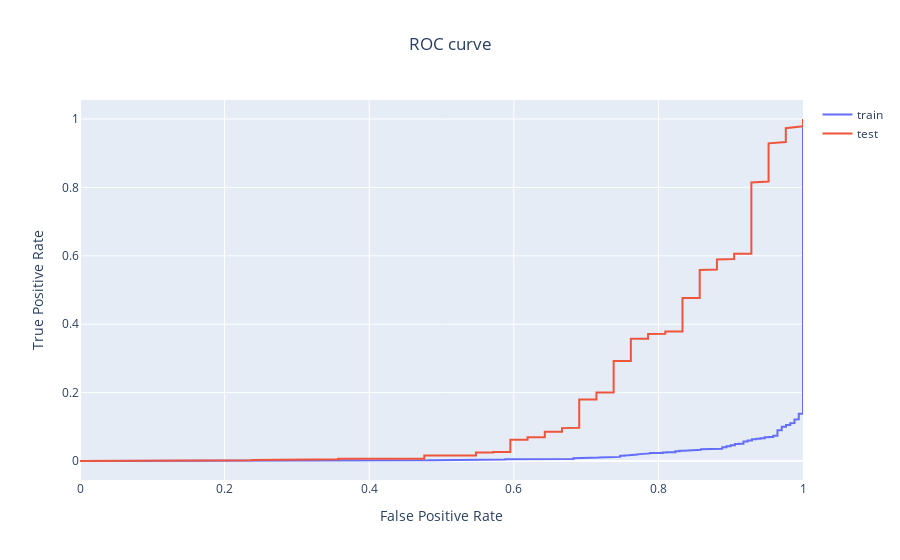

Write notebook code for a chart like this one.
### Code cell
# Visualize ROC curves
probas_train = gridsearch.predict_proba(X_train)[:,1]
precisions, recalls, thresholds = roc_curve(y_train, probas_train)
fig = go.Figure(
    data = go.Scatter(
        name = 'train',
        x = recalls, 
        y = precisions, 
        mode = 'lines'
    ),
    layout = go.Layout(
        title = go.layout.Title(text = "ROC curve", x = 0.5),
        xaxis = go.layout.XAxis(title = 'False Positive Rate'),
        yaxis = go.layout.YAxis(title = 'True Positive Rate')
    )
)

probas_test = gridsearch.predict_proba(X_test)[:,1]
precisions, recalls, thresholds = roc_curve(y_test, probas_test)
fig.add_trace(go.Scatter(
    name = 'test',
    x = recalls, 
    y = precisions, 
    mode = 'lines'
    )
)
fig.show()

### Figure 1 — Plotly figure (JSON) as saved in the notebook; plotly's stock layout.template omitted (floating-point values rounded to 4 significant figures; data arrays with more than 128 entries replaced by an {"elided": "..."} marker saying what was removed)
{"data": [{"mode": "lines", "name": "train", "type": "scatter", "x": {"elided": "1192 float values"}, "y": {"elided": "1192 float values"}}, {"mode": "lines", "name": "test", "type": "scatter", "x": {"elided": "259 float values"}, "y": {"elided": "259 float values"}}], "layout": {"title": {"text": "ROC curve", "x": 0.5}, "xaxis": {"title": {"text": "False Positive Rate"}}, "yaxis": {"title": {"text": "True Positive Rate"}}}}
